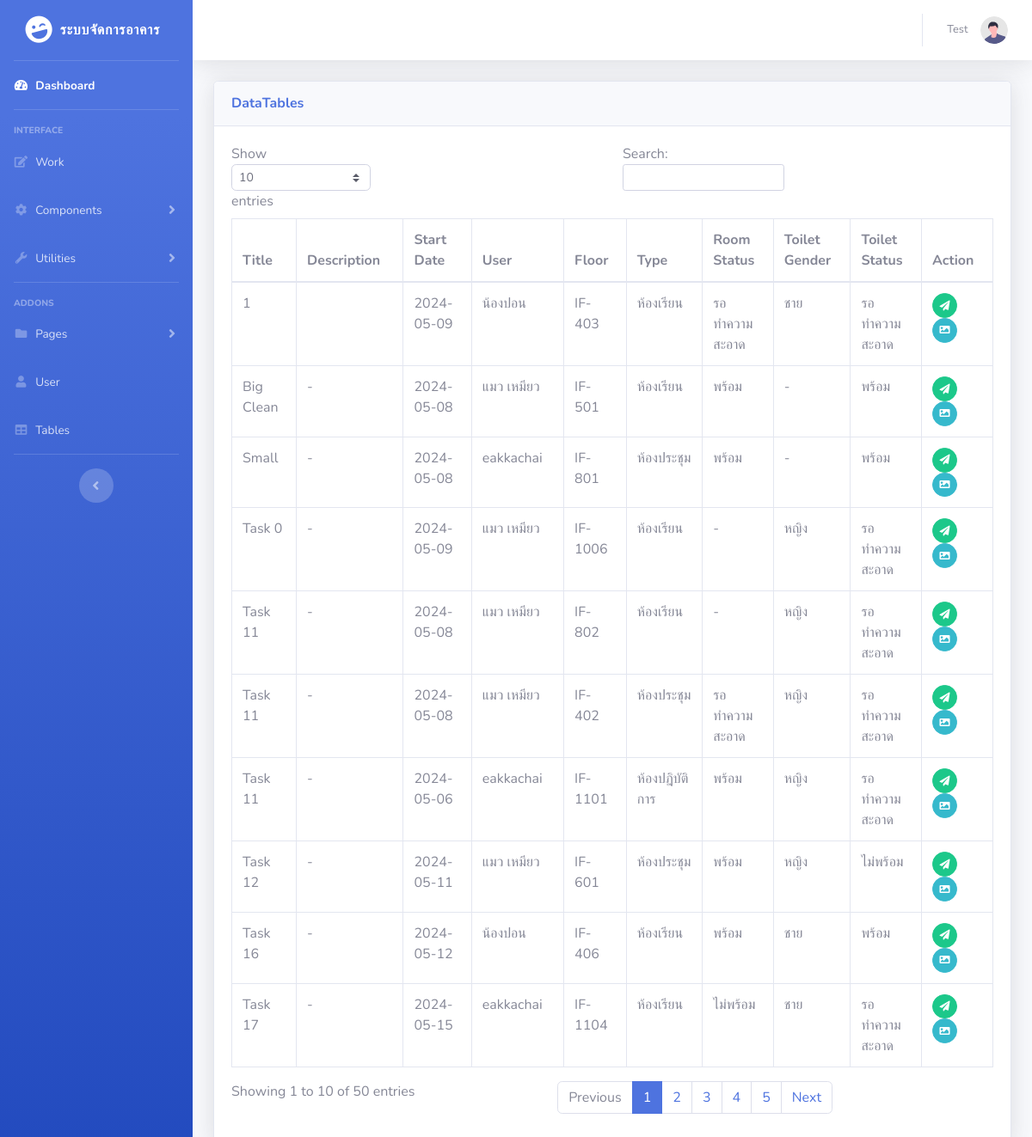
/tables.php, run on the app's committed database.
### tables this page shows
CREATE TABLE `task` (
  `task_id` int(11) NOT NULL,
  `task_title` varchar(255) NOT NULL,
  `task_description` text DEFAULT NULL,
  `start_date` date NOT NULL,
  `user_id` int(100) NOT NULL,
  `floor_number` enum('1','2','3','4','5','6','7','8','9','10','11') NOT NULL,
  `room_number` enum('1','2','3','4','5','6') DEFAULT NULL,
  `room_status` enum('Ready','Waiting','Not Ready') DEFAULT NULL,
  `room_type` enum('ห้องเรียน','ห้องประชุม','ห้องปฎิบัติการ') DEFAULT NULL,
  `toilet_gender` enum('male','female') DEFAULT NULL,
  `toilet_status` enum('Ready','Waiting','Not Ready') NOT NULL,
  `image` text DEFAULT NULL
);

CREATE TABLE `users` (
  `user_id` int(100) NOT NULL,
  `fullname` varchar(255) NOT NULL,
  `username` varchar(100) NOT NULL,
  `password` varchar(100) NOT NULL,
  `role` varchar(100) NOT NULL,
  `lasttime_login` varchar(255) NOT NULL,
  `status` enum('พร้อม','ลา','ไม่พร้อม','') NOT NULL
);

### tables.php (the view, shortened to what this page needs)
<?php
include 'includes/header.php';
include 'includes/navbar.php';
?>
<div class="container-fluid">
    <div class="card shadow mb-4">
        <div class="card-header py-3">
            <h6 class="m-0 font-weight-bold text-primary">DataTables</h6>
        </div>
        <?php
        $servername = "localhost";
        $username = "root";
        $password = "";
        $dbname = "project";
        $conn = new mysqli($servername, $username, $password, $dbname);
        $sql = "SELECT
        t.task_id,
        t.task_title,
        t.task_description,
        t.start_date,
        u.fullname AS user_fullname,
        t.floor_number,
        t.room_number,
        t.room_status,
        t.room_type,
        t.toilet_gender,
        t.toilet_status,
        t.image,
        t.user_id
    FROM task t
    INNER JOIN users u ON t.user_id = u.user_id";
        $result = $conn->query($sql);
        if ($result->num_rows > 0) {
            echo '<div class="card-body">';
            echo '<div class="table-responsive">';
            echo '<table class="table table-bordered" id="dataTable" width="100%" cellspacing="0">';
            echo '<thead>';
            echo '<tr>';
            echo '<th>Title</th>';
            echo '<th>Description</th>';
            echo '<th>Start Date</th>';
            echo '<th>User</th>';
            echo '<th>Floor</th>';
            echo '<th>Type</th>';
            echo '<th>Room Status</th>';
            echo '<th>Toilet Gender</th>';
            echo '<th>Toilet Status</th>';
            echo '<th>Action</th>';
            echo '</tr>';
            echo '</thead>';
            echo '<tbody>';
            while ($row = $result->fetch_assoc()) {
                echo '<tr>';
                echo '<td>' . ($row["task_title"] ?? '-') . '</td>';
                echo '<td>' . ($row["task_description"] ?? '-') . '</td>';
                echo '<td>' . ($row["start_date"] ?? '-') . '</td>';
                echo '<td>' . ($row["user_fullname"] ?? '-') . '</td>';
                echo '<td>IF-' . ($row["floor_number"] ?? '-') .'0'. ($row["room_number"] ?? '-') .'</td>';
                echo '<td>' . ($row["room_type"] ?? '-') . '</td>';
                echo '<td>';
                if ($row["room_status"] == 'Ready') {
                    echo 'พร้อม';
                } elseif ($row["room_status"] == 'Not Ready') {
                    echo 'ไม่พร้อม';
                } elseif ($row["room_status"] == 'Waiting') {
                    echo 'รอทำความสะอาด';
                } else {
                    echo ($row["room_status"] ?? '-');
                }
                echo '</td>';
                echo '<td>';
                if ($row["toilet_gender"] == 'male') {
                    echo 'ชาย';
                } elseif ($row["toilet_gender"] == 'female') {
                    echo 'หญิง';
                } else {
                    echo ($row["toilet_gender"] ?? '-');
                }
                echo '</td>';
                echo '<td>';
                if ($row["toilet_status"] == 'Ready') {
                    echo 'พร้อม';
                } elseif ($row["toilet_status"] == 'Not Ready') {
                    echo 'ไม่พร้อม';
                } elseif ($row["toilet_status"] == 'Waiting') {
                    echo 'รอทำความสะอาด';
                } else {
                    echo ($row["toilet_status"] ?? '-');
                }
                echo '</td>';
                echo '<td>';
                echo '<button type="button" class="btn btn-success btn-circle btn-sm" data-toggle="modal" data-target="#submitWorkModal' . $row["task_id"] . '"><i class="fas fa-paper-plane"></i></button>';
                echo '<button type="button" class="btn btn-info btn-circle btn-sm" data-toggle="modal" data-target="#imageModal' . $row["task_id"] . '"><i class="fas fa-image"></i></button>';
                echo '</td>';
                echo '</tr>';
            }
            echo '</tbody>';
            echo '</table>';
            echo '</div>';
            echo '</div>';
        } else {
            echo "0 ผลลัพธ์";
        }
        ?>
    </div>
</div>
</div>
</div>
</div>
<?php
include 'includes/footer.php';
?>

### data on the page
task: task_title "Big Clean", task_description "-", start_date "2024-05-08", user.fullname "แมว เหมียว", floor_number "5", room_number "1", room_type "ห้องเรียน", room_status "พร้อม", toilet_gender "-", toilet_status "พร้อม"
task: task_title "Small", task_description "-", start_date "2024-05-08", user.fullname "eakkachai", floor_number "8", room_number "1", room_type "ห้องประชุม", room_status "พร้อม", toilet_gender "-", toilet_status "พร้อม"
task: task_title "Task 11", task_description "-", start_date "2024-05-08", user.fullname "แมว เหมียว", floor_number "8", room_number "2", room_type "ห้องเรียน", room_status "-", toilet_gender "หญิง", toilet_status "รอทำความสะอาด"
task: task_title "Task 0", task_description "-", start_date "2024-05-09", user.fullname "แมว เหมียว", floor_number "10", room_number "6", room_type "ห้องเรียน", room_status "-", toilet_gender "หญิง", toilet_status "รอทำความสะอาด"
task: task_title "Task 12", task_description "-", start_date "2024-05-11", user.fullname "แมว เหมียว", floor_number "6", room_number "1", room_type "ห้องประชุม", room_status "พร้อม", toilet_gender "หญิง", toilet_status "ไม่พร้อม"
task: task_title "Task 11", task_description "-", start_date "2024-05-08", user.fullname "แมว เหมียว", floor_number "4", room_number "2", room_type "ห้องประชุม", room_status "รอทำความสะอาด", toilet_gender "หญิง", toilet_status "รอทำความสะอาด"
task: task_title "Task 16", task_description "-", start_date "2024-05-12", user.fullname "น้องปอน", floor_number "4", room_number "6", room_type "ห้องเรียน", room_status "พร้อม", toilet_gender "ชาย", toilet_status "พร้อม"
task: task_title "Task 11", task_description "-", start_date "2024-05-06", user.fullname "eakkachai", floor_number "11", room_number "1", room_type "ห้องปฎิบัติการ", room_status "พร้อม", toilet_gender "หญิง", toilet_status "รอทำความสะอาด"
task: task_title "Task 17", task_description "-", start_date "2024-05-15", user.fullname "eakkachai", floor_number "11", room_number "4", room_type "ห้องเรียน", room_status "ไม่พร้อม", toilet_gender "ชาย", toilet_status "รอทำความสะอาด"
task: task_title "1", start_date "2024-05-09", user.fullname "น้องปอน", floor_number "4", room_number "3", room_type "ห้องเรียน", room_status "รอทำความสะอาด", toilet_gender "ชาย", toilet_status "รอทำความสะอาด"
